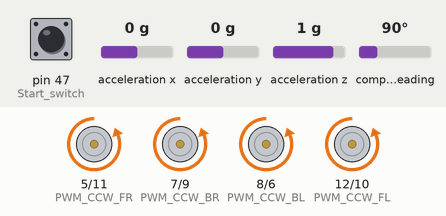
Bench run of a sketch on a simulated Arduino Mega 2560, built with avr-gcc and run on an emulated ATmega2560. On the bench: motor-driver pin pairs drawn as motors (green arrow = first pin HIGH = forward, orange = second pin HIGH = backward, longer = more drive). Inputs (shaded band) come from the test bench; at power-on: compass heading 90°, pin 47 (Start_switch) HIGH, acceleration x 0 g, acceleration y 0 g, acceleration z 1 g.

Above: at 1.2 s.
1.3 s: compass heading set to 48°
2.8 s: compass heading set to 42°
At 3.8 s:
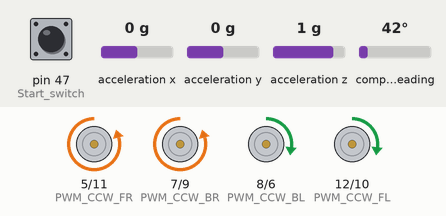
4.3 s: pin 47 (Start_switch) pulled LOW for 0.15 s
At 4.38 s:
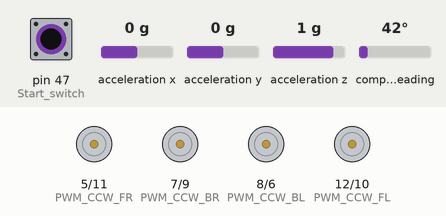
5.9 s: compass heading set to 7°
At 7.1 s:
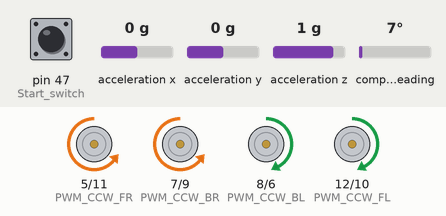
8.9 s: compass heading set to 90°
At 9.5 s:
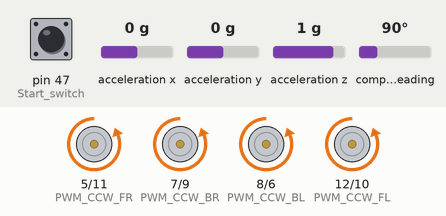
10.4 s: compass heading set to 176°
11.9 s: compass heading set to 185°
At 13.0 s:
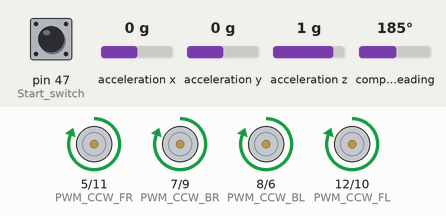
Timing chart, 0 to 14.4 s (numbered marks = the images above; inputs shaded):
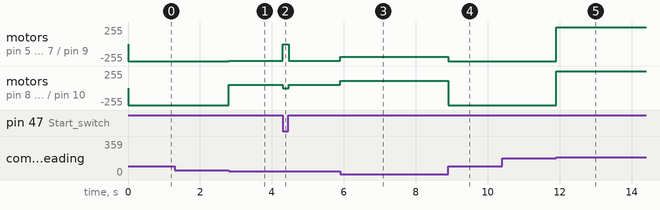

The sketch:

PID-GYRO-Straighten_moving.ino
```cpp
#include <Wire.h>
#include <Adafruit_Sensor.h>
#include <Adafruit_BNO055.h>
#include <utility/imumaths.h>

//BACK LEFT
int PWM_CCW_BL = 8;                             //back left motor spinning counterclockwise
int PWM_CW_BL = 6;                              //back left motor spinning clockwise

//FRONT RIGHT
int PWM_CCW_FR  = 5;                            //front right motor spinning counterclockwise
int PWM_CW_FR = 11;                             //front right motor spinning clockwise

 //FRONT LEFT
int PWM_CCW_FL = 12;                            //front left motor spinning counterclockwise
int PWM_CW_FL = 10;                             //front left motor spinning clockwise

//BACK RIGHT
int PWM_CCW_BR = 7;                             //back right motor spinning counterclockwise
int PWM_CW_BR = 9;                              //back right motor spinning clockwise

////////////////////////////////////////////////////////////////////////////////////////////
const int consthitrost = 150;                                             //constant speed
////////////////////////////////////////////////////////////////////////////////////////////
Adafruit_BNO055 bno = Adafruit_BNO055(55, 0x28, &Wire);                   //Gyro
int kotZ;                                                                 //Yaw angle
//////////PID//////////
double deltaT, last_time;                                                 //deltaT-change of time, last_time-variable for storing last time of loop
double integral, last_error, OutputPID = 0, OutputPIDmovements = 0;       //OutputPID is for straightening only with cw/ccw movements   //OutputPIDmovements is for straightening while moving in a direction
double Kp, Ki, Kd;                                                        //PID parameters
double setpoint = 0;                                                      //the angle we wish to straighten to
double now = 0;                                                           //variable for storing the now time with millis
double error = 0;                                                         //difference between setpoint and kotZ
double proportional;
double derivative;


void setup() {

Serial.begin(9600);
////////////////////Gyro setting////////////////////////////////////////
  if (!bno.begin()){}
  bno.setExtCrystalUse(true);
////////////////////motor setting///////////////////////////////////////
pinMode(PWM_CCW_FL,OUTPUT);
pinMode(PWM_CW_FL, OUTPUT);

pinMode(PWM_CCW_BL,OUTPUT);
pinMode(PWM_CW_BL, OUTPUT);

pinMode(PWM_CCW_FR,OUTPUT);
pinMode(PWM_CW_FR, OUTPUT);

pinMode(PWM_CCW_BR,OUTPUT);
pinMode(PWM_CW_BR, OUTPUT);

pinMode(47,INPUT_PULLUP); //Start switch

//////////pid nastavitev//////////////////////////////////////////////////////////////////////////
  Kp = 6;                             //proportional paramter
  Ki = 0.2;                           //integral paramter
  Kd = 0.06;                          //derivative parameter
  last_time = 0;                      //last_time is reset
//////////////////////////////////////////////////////////////////////////////////////////////////
}

void loop() {

CalculatePID();                                   //used to calculate all the pwm values for PID

if(digitalRead(47) == HIGH){                      //on switch

  if (kotZ > 45){                                 //if the yaw angle is bigger than 45 degrees we turn it clockwise
    cw();
  }
  else if(kotZ < -45){                            //if the yaw angle is smaller than -45 degrees we turn it couterclockwise
    ccw();
  }
  else{                                           //for all angles between -45 and 45 we move in a direction with PID
    forward();                                    //movements in all directions
    //backwards();
    //rightp();
    //leftp();
    //forwardright();
    //forwardleft();
  }

}
else{                                             //stop if switch is not on
  stop();
}

}

void CalculatePID(){                                                            //subprogram for calculating PID values
  now = millis();                                                               //we track the current time
  deltaT = (now - last_time)/1000.00;                                           //we get the time diference between the current and the previous cycle in seconds
  last_time = now;                                                              //time of previous cycle becomes now

  sensors_event_t event;
  bno.getEvent(&event);                                                         //gyro sensing
  kotZ = (event.orientation.x);                                                 //we write yaw angle to kotZ

  if (kotZ >= 180) kotZ = map(kotZ,360,180,0,-180);                             //maping the angle so the range is from -180 to 180

  error = setpoint - kotZ;                                                      //error is the difference between our setpoint and our yaw angle

  proportional = error;                                                         //the proportional part is equal to our error
  integral += error * deltaT;                                                   //the integral part is equal to integral + error*deltaT(change of error over time)
  derivative = (error - last_error) / deltaT;                                   //the derivative part is equal to (error-last_error)/deltaT
  last_error = error;                                                           //last error is equal to current error
  OutputPID = (Kp * proportional) + (Ki * integral) + (Kd * derivative) ;       //we calculate OutputPID with this equation

  OutputPIDmovements = map(OutputPID, -255, 255, -100, 100);                    //we map the PID for movements so they go from -100 to 100 since we are adding or subracting them from the consant speed
  OutputPIDmovements = constrain(OutputPIDmovements, -100, 100);                //constraining the map so it doesn't go over or under

  if (OutputPID < 0){                                                           //for negative OutputPID we take the absolute value(-4 -> 4)
    OutputPID = abs(OutputPID);
  }

  if (OutputPID < 30){                                                          //if OutputPID is lower than 30 we set it to 0 as our motors stop working at those pwms and squeal
    OutputPID = 0;                                                              //does not need to be included
  }
  OutputPID = constrain(OutputPID, 0, 255);                                     //constraining OutputPID

}


void cw(){                                                                     //Clockwise
  analogWrite(PWM_CCW_FL,0);
  analogWrite(PWM_CW_FL,OutputPID);

  analogWrite(PWM_CCW_BL,0);
  analogWrite(PWM_CW_BL,OutputPID);

  analogWrite(PWM_CCW_FR,0);
  analogWrite(PWM_CW_FR,OutputPID);

  analogWrite(PWM_CCW_BR,0);
  analogWrite(PWM_CW_BR,OutputPID);
}
void ccw(){                                                                   //CounterClockwise
  analogWrite(PWM_CCW_FL,OutputPID);
  analogWrite(PWM_CW_FL,0);

  analogWrite(PWM_CCW_BL,OutputPID);
  analogWrite(PWM_CW_BL,0);

  analogWrite(PWM_CCW_FR,OutputPID);
  analogWrite(PWM_CW_FR,0);

  analogWrite(PWM_CCW_BR,OutputPID);
  analogWrite(PWM_CW_BR,0);
}
void stop(){
  analogWrite(PWM_CCW_FL,0);
  analogWrite(PWM_CW_FL,0);

  analogWrite(PWM_CCW_BL,0);
  analogWrite(PWM_CW_BL,0);

  analogWrite(PWM_CCW_FR,0);
  analogWrite(PWM_CW_FR,0);

  analogWrite(PWM_CCW_BR,0);
  analogWrite(PWM_CW_BR,0);
  delay (30);
}
void forward(){
  analogWrite(PWM_CCW_FL,consthitrost+OutputPIDmovements);
  analogWrite(PWM_CW_FL,0);

  analogWrite(PWM_CCW_BL,consthitrost+OutputPIDmovements);
  analogWrite(PWM_CW_BL,0);

  analogWrite(PWM_CCW_FR,0);
  analogWrite(PWM_CW_FR,consthitrost-OutputPIDmovements);

  analogWrite(PWM_CCW_BR,0);
  analogWrite(PWM_CW_BR,(consthitrost-OutputPIDmovements));

}
void backwards(){
  analogWrite(PWM_CW_FL,consthitrost-OutputPIDmovements);
  analogWrite(PWM_CCW_FL,0);

  analogWrite(PWM_CW_BL,consthitrost-OutputPIDmovements);
  analogWrite(PWM_CCW_BL,0);

  analogWrite(PWM_CW_FR,0);
  analogWrite(PWM_CCW_FR,consthitrost+OutputPIDmovements);

  analogWrite(PWM_CW_BR,0);
  analogWrite(PWM_CCW_BR,consthitrost+OutputPIDmovements);

}
void leftp(){
  analogWrite(PWM_CW_FL,consthitrost-OutputPIDmovements);
  analogWrite(PWM_CCW_FL,0);

  analogWrite(PWM_CCW_BL,consthitrost+OutputPIDmovements);
  analogWrite(PWM_CW_BL,0);

  analogWrite(PWM_CCW_FR,0);
  analogWrite(PWM_CW_FR,consthitrost-OutputPIDmovements);

  analogWrite(PWM_CW_BR,0);
  analogWrite(PWM_CCW_BR,consthitrost+OutputPIDmovements);

}
void rightp(){
  analogWrite(PWM_CCW_FL,consthitrost+OutputPIDmovements);
  analogWrite(PWM_CW_FL,0);

  analogWrite(PWM_CW_BL,consthitrost-OutputPIDmovements);
  analogWrite(PWM_CCW_BL,0);

  analogWrite(PWM_CW_FR,0);
  analogWrite(PWM_CCW_FR,consthitrost+OutputPIDmovements);

  analogWrite(PWM_CCW_BR,0);
  analogWrite(PWM_CW_BR,consthitrost-OutputPIDmovements);

}
void forwardleft(){
  analogWrite(PWM_CCW_FL,100+OutputPIDmovements);
  analogWrite(PWM_CW_FL,0);

  analogWrite(PWM_CCW_BL,consthitrost+OutputPIDmovements);
  analogWrite(PWM_CW_BL,0);

  analogWrite(PWM_CCW_FR,0);
  analogWrite(PWM_CW_FR,consthitrost-OutputPIDmovements);

  analogWrite(PWM_CCW_BR,0);
  analogWrite(PWM_CW_BR,100-OutputPIDmovements);
}
void forwardright(){
  analogWrite(PWM_CCW_FL,consthitrost+OutputPIDmovements);
  analogWrite(PWM_CW_FL,0);

  analogWrite(PWM_CCW_BL,100+OutputPIDmovements);
  analogWrite(PWM_CW_BL,0);

  analogWrite(PWM_CCW_FR,0);
  analogWrite(PWM_CW_FR,100-OutputPIDmovements);

  analogWrite(PWM_CCW_BR,0);
  analogWrite(PWM_CW_BR,consthitrost-OutputPIDmovements);
}
```

Measured:
- the behaviour switches between 46 and 45° on compass heading (found by bisection; images 0 and 1)
- the behaviour switches between 179 and 180° on compass heading (found by bisection; images 4 and 5)
- after the input at 1.3 s, every drawn part: stays the same
- after the input at 2.8 s, motor on pin 5 (PWM_CCW_FR) / pin 11 (PWM_CW_FR), motor on pin 7 (PWM_CCW_BR) / pin 9 (PWM_CW_BR): backward 255/255 → backward 250/255 at once; motor on pin 8 (PWM_CCW_BL) / pin 6 (PWM_CW_BL), motor on pin 12 (PWM_CCW_FL) / pin 10 (PWM_CW_FL): backward 255/255 → forward 50/255 at once
- after the input at 4.3 s, motor on pin 5 (PWM_CCW_FR) / pin 11 (PWM_CW_FR), motor on pin 7 (PWM_CCW_BR) / pin 9 (PWM_CW_BR): backward 250/255 → stopped at once, → backward 250/255 0.16 s later
- after the input at 5.9 s, motor on pin 5 (PWM_CCW_FR) / pin 11 (PWM_CW_FR), motor on pin 7 (PWM_CCW_BR) / pin 9 (PWM_CW_BR): backward 250/255 → backward 192/255 at once, → backward 193/255 1.6 s later
- after the input at 8.9 s, motor on pin 5 (PWM_CCW_FR) / pin 11 (PWM_CW_FR), motor on pin 7 (PWM_CCW_BR) / pin 9 (PWM_CW_BR): backward 193/255 → backward 255/255 at once; motor on pin 8 (PWM_CCW_BL) / pin 6 (PWM_CW_BL), motor on pin 12 (PWM_CCW_FL) / pin 10 (PWM_CW_FL): forward 107/255 → backward 255/255 at once
- after the input at 10.4 s, every drawn part: stays the same
- after the input at 11.9 s, motor on pin 5 (PWM_CCW_FR) / pin 11 (PWM_CW_FR), motor on pin 7 (PWM_CCW_BR) / pin 9 (PWM_CW_BR), motor on pin 8 (PWM_CCW_BL) / pin 6 (PWM_CW_BL), motor on pin 12 (PWM_CCW_FL) / pin 10 (PWM_CW_FL): backward 255/255 → forward 255/255 at once
